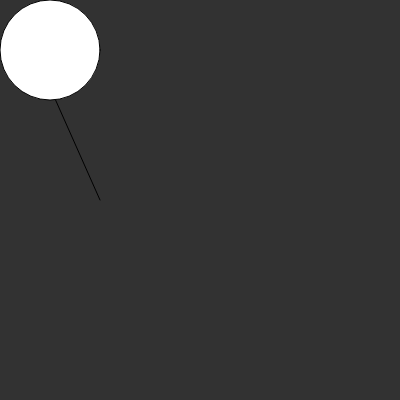
Frame 1 (no input)
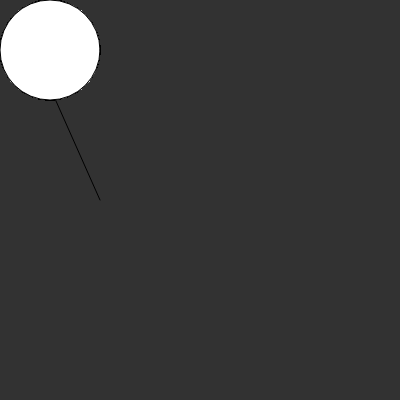
Frame 60 (no input)
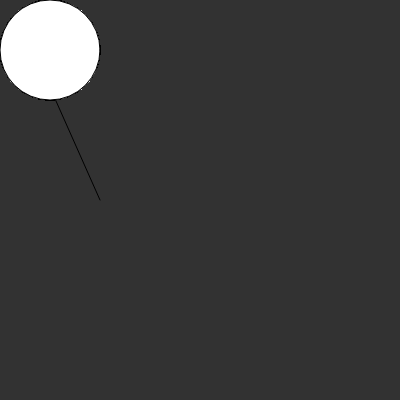
Frame 120 (the mouse pressed at the canvas centre since frame 60)

The p5.js sketch that drew these frames (run headless with seeded random() and noise() and a simulated clock; from frame 60 on, the mouse is pressed at the canvas centre):

// p5.js sketch
// ── sketch.js
function setup(){
  createCanvas(400, 400); 
    background(50);
    line(20, 20, 100, 200);
} 

function draw(){
  ellipse(50, 50, 100);
}
// ── start.html
<!DOCTYPE html>
<html lang="">
<head>
  <meta charset="utf-8">
  <meta name="viewport" content="width=device-width, initial-scale=1.0">
  <title>mary</title>
  <link rel="stylesheet" href="">
    
    <script src="https://cdnjs.cloudflare.com/ajax/libs/p5.js/1.4.1/p5.js"></script>
    <script src="sketch.js"></script>
    
</head>

<body>
    
</body>
</html>
